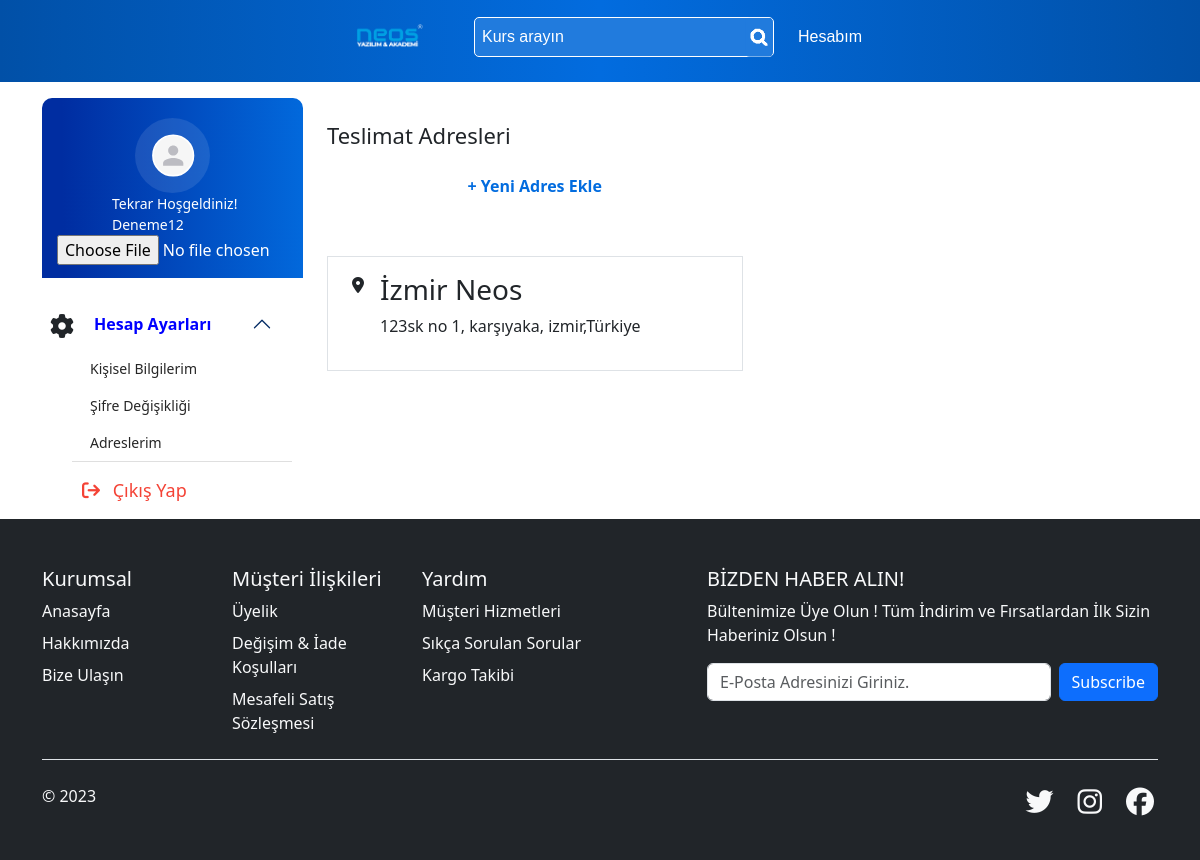
The app's page /kullanici/hesabim-adres/ (signed in) with its own data.
### kurs/models.py (models this page shows, shortened)
class Adres(models.Model):
    user = models.OneToOneField(User,on_delete=models.CASCADE, null=True,blank=True)
    ulke = models.CharField(max_length=100)
    sehir = models.CharField(max_length=100)
    ilce = models.CharField(max_length=100)
    acik_adres = models.CharField(max_length=100)
    adres_baslik = models.CharField(max_length=100)

### user/views.py (the view, shortened to what this page needs)
# urls.py: path('hesabim-adres/',adres, name='hesabim-adres')
def adres(request):
    user = request.user
    adress= Adres.objects.filter(user = user)
    context = {
        'adres' : adress,
    }
    return render(request,'hesabim-adres.html',context)

### kurs/context_processors.py (called while the page is built)
def kategori_context(request):
    kategori = Kategori.objects.all()
    return{'kategori': kategori}

### templates/hesabim-adres.html (shortened to what this page needs)
{% extends "index.html" %}
{% load static %}
{% block content %}
{% include "includes/_navbar.html" %}
<div class="sidenav-content mt-3 container">
  <div class="side-nav-header">
    <div class="row">
      {% include "includes/_hesabim-left-side.html" %}
      <div class="col-lg-9 col-sm-12 right-side hessap">
        <form method="POST">
          <div id="adreslerimm" class="adreslerim pt-4">
            <div class="s d-flex gap-3">
              <div class="col-lg-6 col-md-12">
                <h4 class="adresBasi w-100">Teslimat Adresleri</h4>
                <button type="button" class="btn btn-bg w-100" data-bs-toggle="modal" data-bs-target="#teslimatModal">
                  <span class="aciklamas">+ Yeni Adres Ekle</span>
                </button>
              </div>
            </div>
            </div>
        </form>
        {% for i in adres %}
        {% if request.user.adres %}
        <div class="d-flex">
          <div class="col-lg-6 col-md-12 border border-1 mt-5 p-3">
            <div class="d-flex justify-content-start">
              <div class="mx-2">
                <i class="fa-solid fa-location-dot"></i>
              </div>
              <div class="mx-2">
                <h3>{{i.adres_baslik}}</h3>
                <div>
                  <p>{{i.acik_adres}}, {{i.ilce}}, {{i.sehir}},{{i.ulke}}</p>
                </div>
              </div>
            </div>
          </div>
        </div>
        {% endif %}
        {% endfor %}
      </div>
    </div>
  </div>
</div>
{% endblock content %}

### templates/includes/_hesabim-left-side.html (shortened to what this page needs)
{% load static %}
<div class="col-lg-3 d-none d-lg-block  left-side-profil">
    <div class="profil">
      <div class="avatar">
        <img class="avatarProfil " src="{% static './img/avatar.svg' %}" alt="Avatar">
        <div class="nameMessage">
          {% if request.user.is_authenticated %}
          <div class="welcome-message">Tekrar Hoşgeldiniz! {{request.user.first_name}}</div>
          {% endif %}
        </div>
        <form method="POST">
          <input type="file">
        </form>
      </div>
    </div>
    <div class="accordion" id="accordionExampleHesabim">
      <div class="accordion-item altkisimlar hesabimAccordionItem">
        <h2 class="accordion-header hesapAyarlariB d-flex">
          <i class="fa-solid fa-gear mt-3 ms-2 fs-4"></i>
          <button class="accordion-button collapsed-2 hesabimAccordionButton" type="button"
            data-bs-toggle="collapse" data-bs-target="#collapseTwo" aria-expanded="false"
            aria-controls="collapseTwo">
            Hesap Ayarları
          </button>
        </h2>
        <div id="collapseTwo" class="accordion-collapse collapse show" data-bs-parent="#accordionExampleHesabim">
          <div class="accordion-body hesabimAccordionBody">
            <div class="accordion-body hesabimAccordionBody">
              <a href="{% url 'hesabim-bilgi' %}" data-id="kisiselBilgilerimm" class="biletlerimEtkinlikHvr   ">Kişisel
                Bilgilerim</a>
              <a href="{% url 'hesabim-sifre' %}" data-id="sifreDegisikligii" class="biletlerimEtkinlikHvr ">Şifre
                Değişikliği</a>
              <a href="{% url 'hesabim-adres' %}" data-id="adreslerimm" class="biletlerimEtkinlikHvr ">Adreslerim</a>
            </div>
          </div>
        </div>
      </div>
      <div class="cikisYap">
        <a href="{% url 'cikis-yap' %}"><i class="fa-solid fa-arrow-right-from-bracket"></i>
          <span class="ms-2 fw-medium">Çıkış Yap</span>
        </a>
      </div>
    </div>
</div>

### static/css/stylev1.css (style rules this page uses)
.hesabimAccordionItem { border: none !important; }
.avatar { text-align: center; padding: 20px 15px; background: linear-gradient(89.13deg, #002da1 8.34%, #026cdf 104.54%); border-radius: 10px 10px 0 0; margin-bottom: 20px; color: white; height: 180px; }
.hesabimAccordionButton:focus, .hesabimAccordionButton { box-shadow: none !important; border-color: rgba(0, 0, 0, 0.125) !important; background-color: #fff !important; }
.hesabimAccordionButton:not(.collapsed) { color: blue !important; }
.hesabimAccordionButton { font-size: 16px; font-weight: 600; }
.avatar img { width: 75px; height: 75px; border-radius: 50%; }
.nameMessage { font-size: 14px; text-align: start; margin-left: 55px; }
#accordionExampleHesabim { width: 250px; background-color: #fff; border-top: none !important; }
.hesabimAccordionBody { padding: 0 0 !important; }
.hesabimAccordionBody a { display: block; text-decoration: none; color: #262626; font-size: 14px; padding: 8px 48px; }
.cikisYap { border-top: 1px solid rgba(0, 0, 0, 0.125) !important; padding: 15px 10px !important; margin-left: 30px; font-size: 18px; font-weight: 700; background-color: #fff; }
.cikisYap a, .cikisYap i { text-decoration: none; background-color: #fff; color: #f44336; }
.btn-bg { border: 1px solid var(--outline-lightblue) !important; padding: 10px !important; }
.adresBasi { font-size: 22px; font-weight: 500; margin-bottom: 15px !important; }
.aciklamas { font-size: 16px; font-weight: 600; color: #026cdf; }

### records on screen
Adres: adres_baslik "İzmir Neos", acik_adres "123sk no 1", ilce "karşıyaka", sehir "izmir", ulke "Türkiye"

### other values on screen
{{ request.user.first_name }} "Deneme12"
